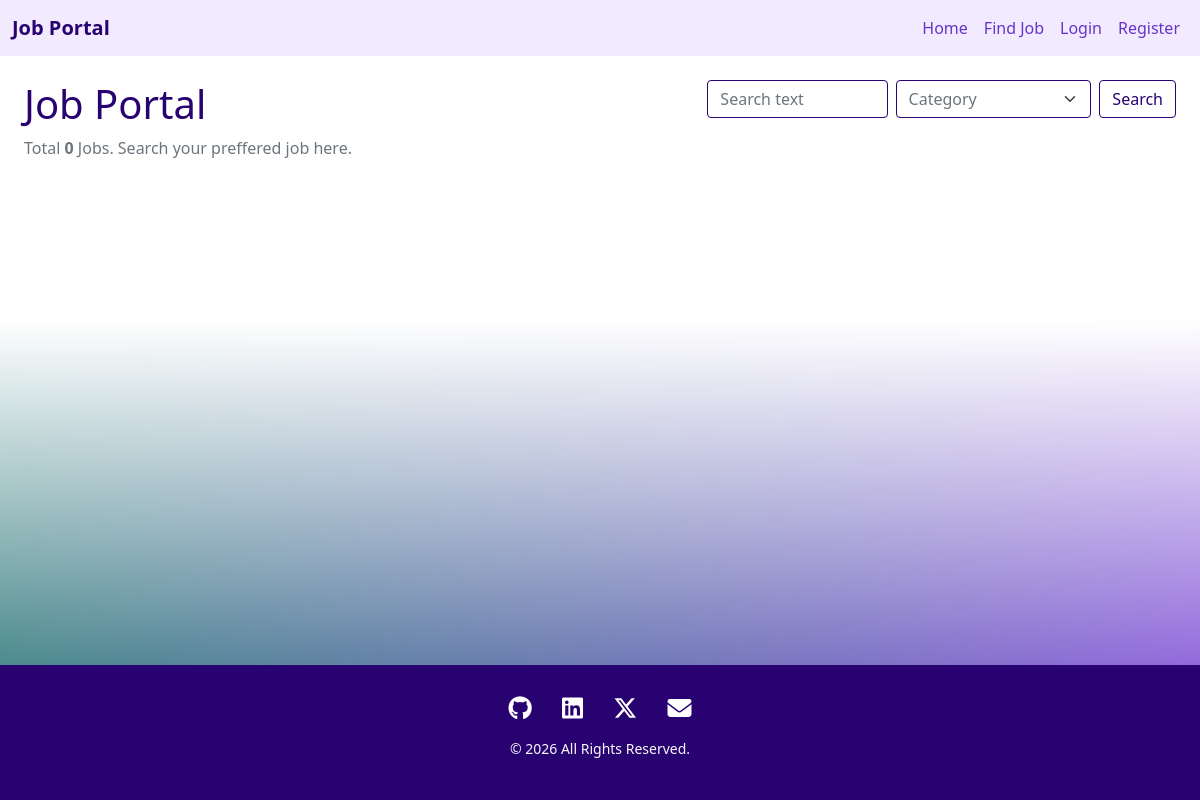
Page /find_job on the earlier database version.
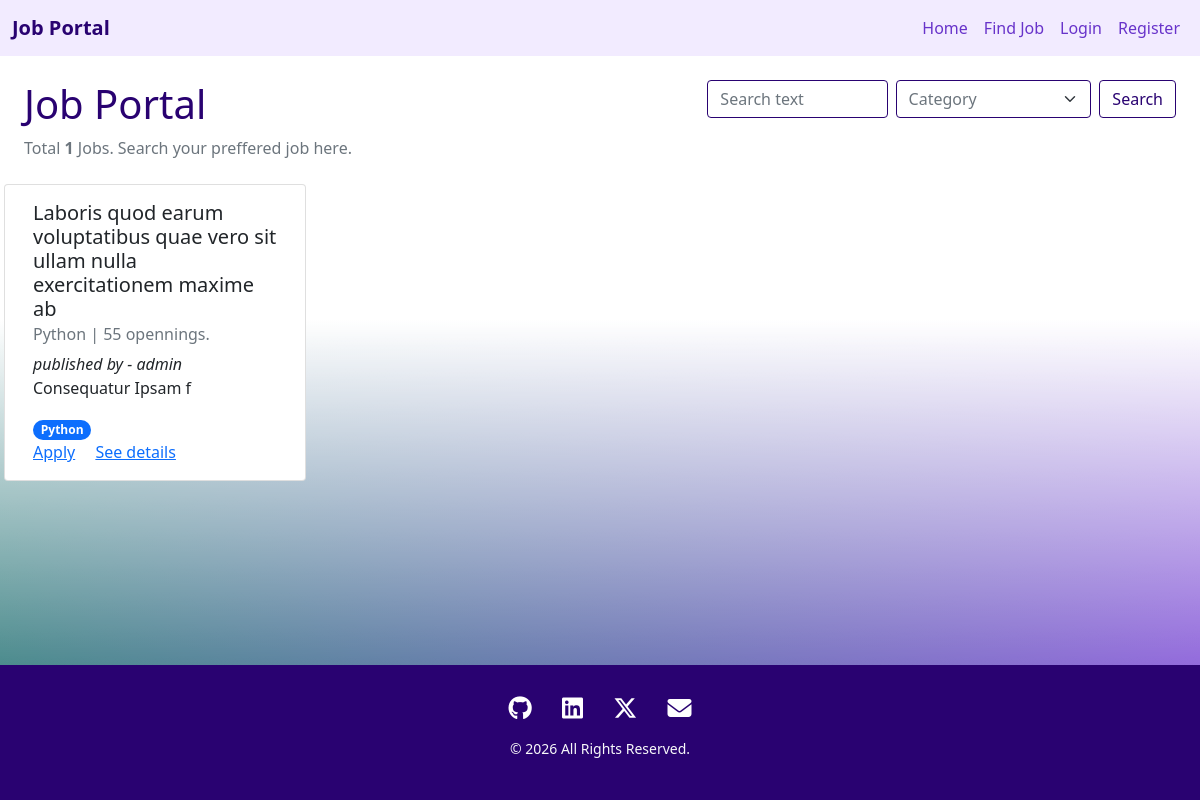
Same page on the later database version.
### app_base/models.py (models this page shows, shortened)
class JobPost(models.Model):
    created_by = models.ForeignKey(UserModel, on_delete=models.CASCADE, related_name='jobs')
    title = models.CharField(max_length=255)
    openings = models.PositiveIntegerField()
    category = models.ForeignKey(Category, on_delete=models.SET_DEFAULT, default='Undefined')
    description = models.TextField(blank=True)
    skill_set = models.ManyToManyField(SkillSet, related_name='skill_set')
    created_at = models.DateTimeField(auto_now_add=True)

class Category(models.Model):
    name = models.CharField(max_length=100, unique=True)
    def __str__(self):
        return self.name

class UserModel(AbstractUser):
    USER_TYPE = [
        ('Recruiter', 'Recruiter'),
        ('Seeker', 'Seeker')
    ]
    user_type = models.CharField(choices=USER_TYPE, max_length=20, default='Seeker')
    def __str__(self):
        return self.username

class SkillSet(models.Model):
    name = models.CharField(max_length=100, unique=True)
    def __str__(self):
        return self.name

### app_base/views.py (the view)
# urls.py: path('find_job', find_job, name='find_job'),
def find_job(request):
    jobs = JobPost.objects.all()
    categories = Category.objects.all()
    category = request.GET.get('category')
    search_text = request.GET.get('search_text')
    if category:
        jobs = jobs.filter(category=category)
    if search_text:
        jobs = jobs.filter(
            Q(title__icontains = search_text)|
            Q(description__icontains = search_text)|
            Q(skill_set__name__icontains = search_text)
        ).distinct()
    jobs = jobs.order_by("-created_at")
    context = {
        'jobs':jobs,
        'categories': categories
    }
    return render(request, 'find_job.html', context)

### app_base/templates/find_job.html (shortened to what this page needs)
{% extends 'master/base.html' %} {% block content %}
<div class="d-flex justify-content-between p-3">
  <div>
    <h1>Job Portal</h1>
    <p class="text-muted mb-0">Total <strong>{{jobs|length}}</strong> Jobs. Search your preffered job here.</p>
  </div>
  <div>
    <form class="d-flex" method="get">
      <input
        class="form-control me-2"
        type="search"
        name="search_text"
        placeholder="Search text"
        aria-label="Search"
      />
      <select name="category" class="form-select me-2 text-muted" style="background-color: transparent;">
        <option value="">Category</option>
      </select>
      <button class="btn btn-outline-primary" type="submit">Search</button>
    </form>
  </div>
</div>
<div class="row">
  {% for job in jobs %}
  <div class="card m-2 col-3">
    <div class="card-body">
      <h5 class="card-title">{{job.title}}</h5>
      <h6 class="card-subtitle mb-2 text-muted">
        {{job.category}} | {{job.openings}} opennings.
      </h6>
      <i>published by - {{job.created_by}} </i>
      <p class="card-text">
        {{job.description|truncatechars:50|default:"No descriptions yet."}}
      </p>
      {% for skill in job.skill_set.all %}
      <div class="badge rounded-pill bg-primary">{{skill}}</div>
      {% endfor %}
      <div>
        <a href="{% url 'apply' job.id %}" class="card-link">Apply</a>
        <a href="{% url 'job_details' job.id %}" class="card-link"
          >See details</a
        >
      </div>
    </div>
  </div>
  {% endfor %}
</div>
{% endblock content %}

### app_base/templates/master/base.html (shortened to what this page needs)
<!DOCTYPE html>
<html lang="en">
  <head>
    <link href="https://cdn.jsdelivr.net/npm/bootstrap@5.0.2/dist/css/bootstrap.min.css" rel="stylesheet" />
    <link rel="stylesheet" href="https://cdnjs.cloudflare.com/ajax/libs/font-awesome/6.5.1/css/all.min.css" />
  </head>
  <body>
    {% include 'master/nav.html' %}
    <div class="content">
      {% block content %}
      {% endblock %}
    </div>
    {% include 'master/footer.html' %}
  </body>
</html>

### app_base/templates/master/nav.html (shortened to what this page needs)
<nav class="navbar navbar-expand-lg navbar-light sticky-top">
  <div class="container-fluid">
    <a class="navbar-brand brand-dark" href="{% url 'home' %}"><b>Job Portal</b></a>
    <div class="collapse navbar-collapse" id="navbarNav">
      <ul class="navbar-nav ms-auto">
        <li class="nav-item ">
          <a class="nav-link" href="{% url 'home' %}">Home</a>
        </li>
        <li class="nav-item">
          <a class="nav-link" href="{% url 'find_job' %}">Find Job</a>
        </li>
        {% if request.user.is_authenticated %}
          {% if request.user.user_type == 'Seeker' %}
            <li class="nav-item">
              <a class="nav-link" href="{% url 'seeker_dashboard' %}">Seek</a>
            </li>
          {% else %}
            <li class="nav-item">
              <a class="nav-link" href="{% url 'recruiter_dashboard' %}">Recruit</a>
            </li>
          {% endif %}
          <li class="nav-item">
            <a class="nav-link" href="{% url 'profile' request.user.id %}">Profile</a>
          </li>
          <li class="nav-item">
            <a class="nav-link" href="{% url 'logout' %}">Logout</a>
          </li>
        {% else %}
          <li class="nav-item">
            <a class="nav-link" href="{% url 'login' %}">Login</a>
          </li>
          <li class="nav-item">
            <a class="nav-link" href="{% url 'register' %}">Register</a>
          </li>
        {% endif %}
      </ul>
    </div>
  </div>
</nav>

### app_base/templates/master/footer.html
<footer class="footer">
    <div class="social-links">
        <a href="https://github.com/GRMaruf" target="_blank">
            <i class="fab fa-github"></i>
        </a>
        <a href="https://linkedin.com/in/yourusername" target="_blank">
            <i class="fab fa-linkedin"></i>
        </a>
        <a href="https://twitter.com/yourusername" target="_blank">
            <i class="fab fa-x-twitter"></i>
        </a>
        <a href="mailto:yourmail@example.com">
            <i class="fas fa-envelope"></i>
        </a>
    </div>
    <p class="text-light">
        © 2026 All Rights Reserved.
    </p>
</footer>

### app_base/templates/master/base.html (style rules this page uses)
:root { --brand: #6833ca; --brand-transperant: rgba(231, 217, 255, 0.53); --brand-light: rgba(217, 197, 251, 0.98); --brand-shadow: #6833ca7e; --brand-dark: #290271; }
.brand-dark { color: var(--brand-dark); }
body { display: flex; flex-direction: column; min-height: 100vh; width: 100%; height: 100%; background: linear-gradient(to bottom, #fff 0%, #fff 40%, rgba(255, 255, 255, 0) 100%), linear-gradient(to right, #065e61, #6831ce); position: relative; }
.navbar { background-color: var(--brand-transperant); }
.navbar-brand { color: var(--brand-dark) !important; }
.nav-link { color: var(--brand) !important; transition: 300ms; }
.content { background-blend-mode: color; flex: 1; padding: 8px; }
.btn-outline-primary { border-color: var(--brand-dark) !important; color: var(--brand-dark); }
.form-control, .form-select { border-color: var(--brand-dark); }
h1 { color: var(--brand-dark); }
.footer { background: var(--brand-dark); padding: 25px 15px; text-align: center; }
.social-links { margin-bottom: 12px; }
.social-links a { color: white; font-size: 24px; margin: 0 12px; transition: 0.3s; text-decoration: none; }
.text-light { color: #ccc; font-size: 14px; }

Differences in the rows shown:
added JobPost: title "Laboris quod earum voluptatibus quae vero sit ullam nulla exercitationem maxime ab", category "Python", openings "55", created_by "admin", description "Consequatur Ipsam f"
added SkillSet: name "Python"
Other differences:
{{ jobs|length }}: "0" → "1"
